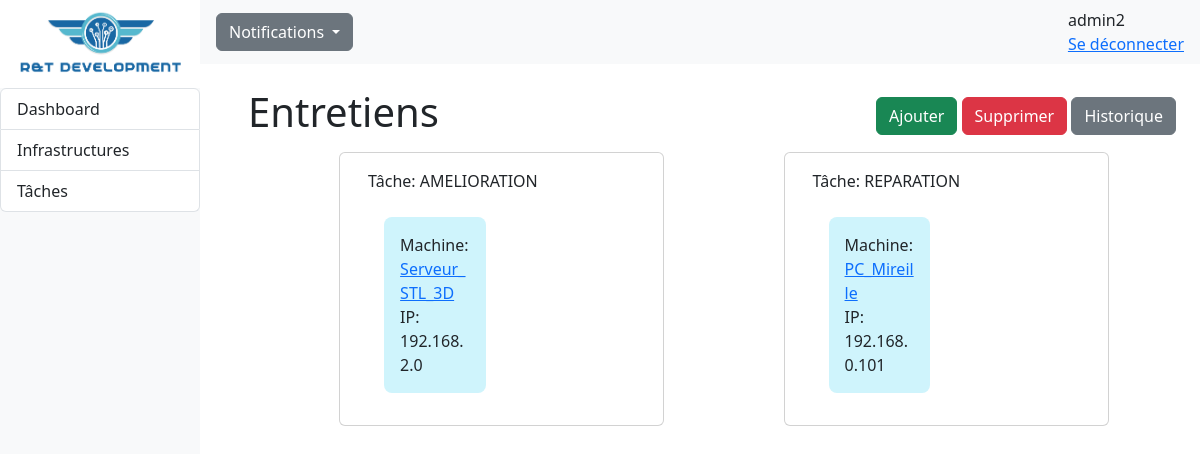
Page /RT_app/admin/entretiens (signed in) on the committed database.
### RT_app/models.py (models this page shows, shortened)
class Personnel(AbstractUser):
    id = models.AutoField(primary_key=True,editable=False)
    is_staff = models.BooleanField(default=False)
    id_infrastructure = models.ForeignKey('Infrastructure', on_delete=models.CASCADE, null=True, default=None)
    def __str__ (self):
        return f"{self.username} ({self.id_infrastructure})"

class Entretien(models.Model):
    TYPE_CHOICES = [
        ('PREVENTIF', 'Préventif'),
        ('CORRECTIF', 'Correctif'),
        ('AMELIORATION', 'Amélioration'),
        ('MISE A JOUR', 'Mise à jour'),
        ('REPARATION', 'Réparation'),
        ('AUTRE', 'Autre')
    ]
    id = models.AutoField(primary_key=True,editable=False)
    nom = models.CharField(max_length=30, default="Mise à jour")
    type = models.CharField(max_length=15, choices=TYPE_CHOICES, default='PREVENTIF')
    description = models.TextField()
    date = models.DateField(default=datetime.now().strftime("%Y-%m-%d"))
    id_personnel = models.ForeignKey('Personnel', on_delete=models.CASCADE)
    id_machine  = models.ForeignKey('Machine', on_delete=models.CASCADE)
    etat = models.BooleanField(default=False)

class Machine(models.Model):
    TYPE = (
        ('PC', 'PC - OS windows'),
        ('Mac', ('Mac - OS MacOS')),
        ('Serveur', ('Serveur - OS Debian')),
        ('Autre', ('Autre type de machine')),
    )
    id = models.AutoField(primary_key=True,editable=False)
    nom = models.CharField(max_length=30, default="PC")
    ip = models.CharField(max_length=15, default="172.0.0.1", validators=[RegexValidator(r'^((25[0-5]|(2[0-4]|1\d|[1-9]|)\d)\.?\b){4}$')])
    etat = models.BooleanField(default=True)
    id_infrastructure = models.ForeignKey('Infrastructure', on_delete=models.CASCADE)
    type_machine = models.CharField(max_length=32, choices=TYPE, default='PC')
    def __str__ (self):
        return f"{self.nom} -> {self.ip} ({self.id_infrastructure})"

### RT_app/views.py (the view, shortened to what this page needs)
# urls.py: path('admin/entretiens', views.taches, name='taches'),
@login_required
def taches(request):
    entretien_a_faire = entretiens.filter(etat=True)
    entretien_par_type = entretien_a_faire.values('type').annotate(count=Count('type'))
    machines_entretien = []
    for entretien_type in entretien_par_type:
        machines = Machine.objects.filter(entretien__type=entretien_type['type'])
        machines_entretien.append({'type': entretien_type['type'], 'machines': machines})
    addEntretienForm = AddEntretienForm()
    deleteEntretienForm = DeleteEntretienForm()
    submitted_add = False
    submitted_delete = False
    print(machines_entretien)
    context = {
        'infrastructures' : infrastructures,
        'entretiens' : entretiens,
        'personnels' : personnels,
        'entretien_a_faire' : entretien_a_faire,
        'entretien_par_type': entretien_par_type,
        'machines_entretien' : machines_entretien,
        'addEntretienForm': addEntretienForm,
        'deleteEntretienForm': deleteEntretienForm,
        'submitted_add': submitted_add,
        'submitted_delete': submitted_delete,
    }
    return render(request, 'admin/taches.html', context)

### RT_app/models.py (called while the page is built)
    def __str__ (self):
        return f"{self.nom}"

### RT_app/templates/admin/taches.html (shortened to what this page needs)
{% extends "dashboard.html" %}
{% block content %}
<div class="mt-4 ms-5">
    <div class="row row-cols-lg-auto pe-4 align-items-center justify-content-between">
        <h1>Entretiens</h1>
        <div>
            <a class="btn btn-success" data-bs-toggle="modal" data-bs-target="#AddEntretien" href="#" >Ajouter</a>
            <a class="btn btn-danger" data-bs-toggle="modal" data-bs-target="#DeleteEntretien" href="#" >Supprimer</a>
            <a class="btn btn-secondary" href="{% url 'taches_historique' %}" >Historique</a>
        </div>
    </div>
    <div class="row gap-3 justify-content-evenly">
        {% if machines_entretien %}
        {% for entretien_type in machines_entretien %}
        <div class="card mt-2 col-4">
            <div class="card-body">
                <div class="card-title">Tâche: {{entretien_type.type}}</div>
                {% for machine in entretien_type.machines %}
                <div class="p-3 col-6">
                    <div class="card-body bg-info-subtle rounded-3">
                        <div class="card-text w-auto">Machine: <a href="#">{{ machine.nom }}</a></div>
                        <div class="card-text w-auto">IP: {{machine.ip}}</div>
                    </div>
                </div>
                {% endfor %}
            </div>
        </div>
        {% endfor %}
    </div>
    {% else %}
      <div class="alert alert-danger me-5" role="alert">Il n'y a pas eu d'entretiens</div>
    {% endif %}
</div>
{% endblock %}

### RT_app/templates/admin/dashboard.html (shortened to what this page needs)
<!DOCTYPE html>
<html lang="en">
<head>
    {% load static %}
    <link rel="stylesheet" href="{% static 'css/styles.css' %}">
    <link href="https://cdn.jsdelivr.net/npm/bootstrap@5.3.0-alpha3/dist/css/bootstrap.min.css" rel="stylesheet">
</head>
<body>
    {% block menu %}
    <div class="container-fluid row g-0">
        <div class="bg-light col-2" id="sidebar">
          <nav class="navbar col d-flex align-items-center vh-100">
                <div class="fixed-top col-2">
                    <a href="{% url 'dashboard' %}"><img class="img-fluid" src="{% static 'img/rtdev.png' %}"/></a>
                    <div class="">
                        <ul class="list-group border-0">
                            <li class="list-group-item"> <a class="nav-link" href="{% url 'dashboard' %}">Dashboard</a></li>
                            <li class="list-group-item"> <a class="nav-link" href="{% url 'infra' %}">Infrastructures</a></li>
                            <li class="list-group-item"> <a class="nav-link" href="{% url 'taches' %}">Tâches</a></li>
                        </ul>
                    </div>
                </div>
            </nav>
        </div>
        <div class="col" id="main-content">
            <div>
                <nav class="navbar navbar-top bg-light row d-flex" id="main-navbar">
                    <div class="container-fluid">
                        <div class="nav-item dropdown ms-3 z-2">
                            <a class="btn btn-secondary dropdown-toggle" href="#" role="button" data-bs-toggle="dropdown" aria-expanded="false">
                              Notifications
                            </a>
                        </div>
                        <div class="nav-item">
                            <div class="nav-item d-flex me-5">
                                <span>{{user.username}}</span>
                            </div>
                            {% if user.is_authenticated%}
                                <div class="nav-item pe-3">
                                    <a href="{% url 'index' %}">Se déconnecter</a>
                                </div>
                            {% endif %}
                        </div>
                    </div>
                  </nav>
            </div>
        {% endblock %}
        {% block content %}{% endblock %}
        </div>
    </div>
</body>
</html>

### RT_app/static/css/styles.css (style rules this page uses)
body { font-family: 'Segoe UI', Tahoma, Geneva, Verdana, sans-serif; }

### rows in the picture
Personnel: username "admin2"
Entretien: type "AMELIORATION"
Machine: nom "Serveur_STL_3D", ip "192.168.2.0"
Entretien: type "REPARATION"
Machine: nom "PC_Mireille", ip "192.168.0.101"
